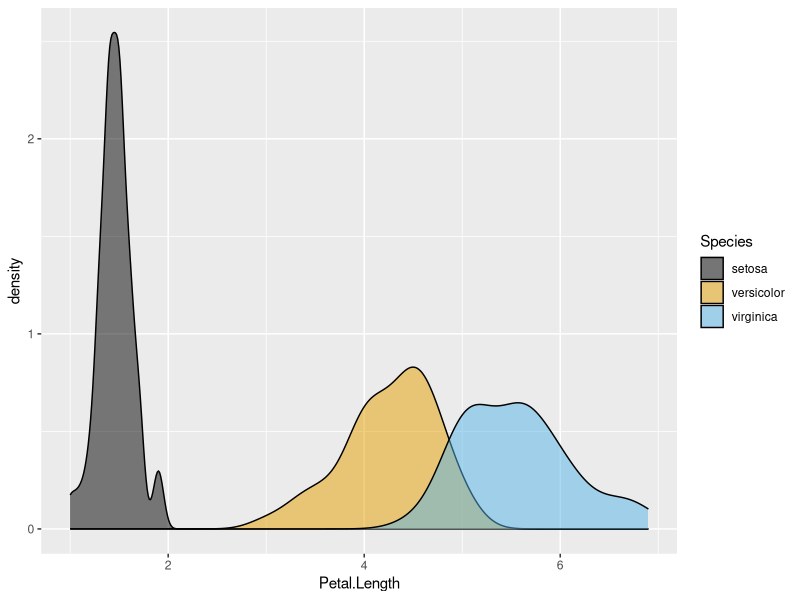

Here is the R script that generated this plot:
## ---- chunk 1
library(tidyverse)
library(ggthemes)
## ---- chunk 2
# view 25 randomly sampled rows of the iris dataset
sample_n(iris, 25)

# summary stats for petal measurements
petal_summary_data <- iris %>%
  group_by(Species) %>%
  summarize(petal_length_mean = mean(Petal.Length),
            petal_length_sd = sd(Petal.Length),
            petal_width_mean = mean(Petal.Width),
            petal_width_sd = sd(Petal.Width))
petal_summary_data
## ---- chunk 3

ggplot(iris, aes(x = Petal.Length, fill = Species)) +
  geom_density(alpha = 0.5) +
  scale_fill_colorblind()
  
## ---- chunk 4
# render html with custom output name
#rmarkdown::render(input = "OCH_example_script.Rmd", output_file = "output2.html")
